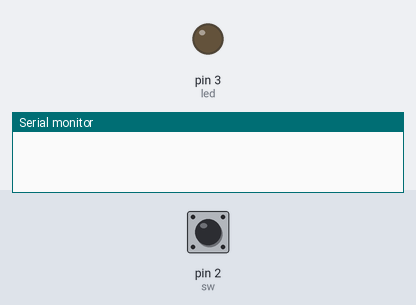
A sketch run on a simulated Arduino Uno, built with avr-gcc and run on an emulated ATmega328P. On the bench: output pins drawn as LEDs (lit = HIGH), the last lines printed to the serial monitor. The inputs (shaded band) are chosen by the test bench; at power-on: pin 2 (sw) HIGH.

Above: at 1.2 s.
1.3 s: pin 2 (sw) pulled LOW for 0.15 s
At 2.4 s:
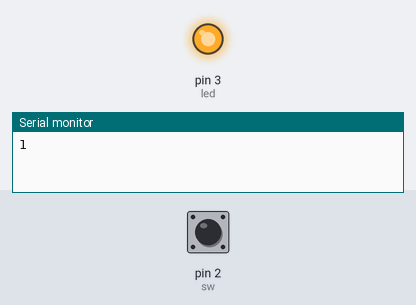
2.9 s: pin 2 (sw) pulled LOW for 1 s
At 3.6 s:
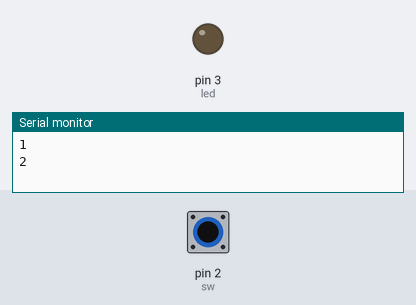
5.4 s: pin 2 (sw) pulled LOW for 3.2 s
At 6.7 s:
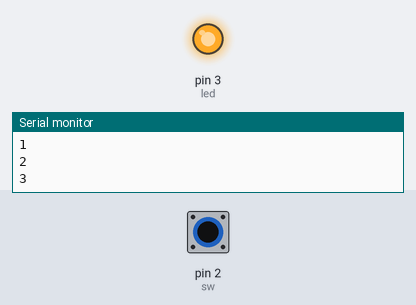
Timing chart, 0 to 8.4 s (numbered marks = the images above; inputs shaded):
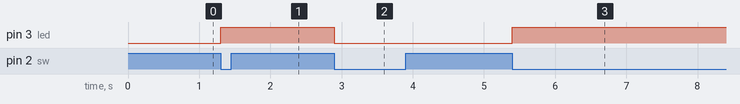

Measured:
- after the input at 1.3 s, pin 3 (led): LOW → HIGH at once
- after the input at 2.9 s, pin 3 (led): HIGH → LOW at once
- after the input at 5.4 s, pin 3 (led): LOW → HIGH at once

The sketch:

Debounce_versie2.ino
```cpp
int sw = 2;
int led = 3;
bool check = false;
int num = 0;
float state, reading, previous;
long tijd = 0, debounce = 200;

void setup() {
  // put your setup code here, to run once:
  pinMode(sw, INPUT);
  pinMode(led, OUTPUT);
  Serial.begin(9600);
  //reading=digitalRead(sw);

}

void loop() {
  // put your main code here, to run repeatedly:
  reading = digitalRead(sw);

  if (reading == LOW && previous == HIGH)
  {
    if ((millis() - tijd) > debounce)
    {

      num++;
      Serial.println(num);
      if (state == HIGH)
      {
        state = LOW;

      }
      else
      {
        state = HIGH;

      }
      tijd = millis();
    }

  }
  digitalWrite(led, state);
  previous = reading;


}
```
